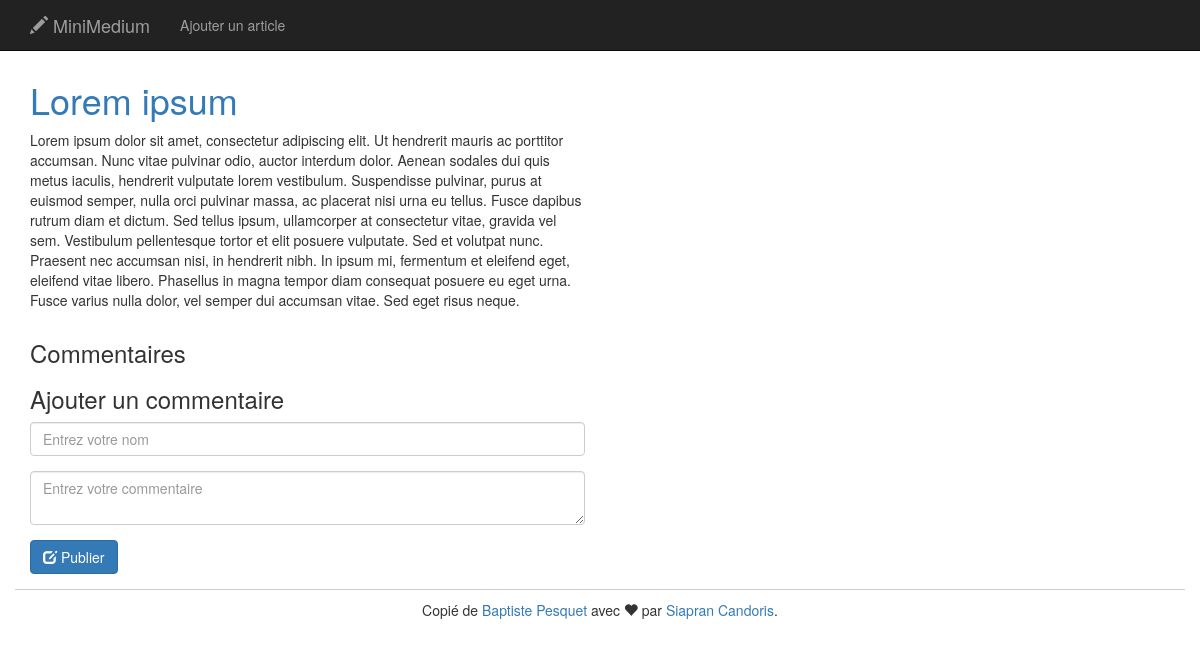
Page /article.php?id=2 on the committed database.
### tables this page shows
create table t_article (
    art_id integer not null primary key auto_increment,
    art_title varchar(100) not null,
    art_content varchar(2000) not null
);

### model/dao.php (called while the page is built, shortened)
<?php
require_once("model/article.php");
$dao = new DAO();
class DAO
{
    private $db;
    function __construct() {
        $servername = "localhost";
        $username = "minimedium_user";
        $password = "secret";
        $dbname = "minimedium";
        try {
            $this->db = new PDO("mysql:host=$servername;dbname=$dbname", $username, $password);
            $this->db->setAttribute(PDO::ATTR_ERRMODE, PDO::ERRMODE_EXCEPTION);
        }
        catch(PDOException $e)
        {
            echo "Connection failed: " . $e->getMessage();
        }
    }
    public function readArticle($art_id)
    {
        try {
            $statement = $this->db->prepare("SELECT * FROM t_article WHERE art_id=:art_id;");
            $statement->bindParam(":art_id", $art_id);
            $statement->execute();
            $res = $statement->fetchAll(PDO::FETCH_CLASS,'Article');
        } catch(PDOException $e) {
            die("PDO Error :" . $e->getMessage());
        }
        return $res[0];
    }
    public function existsArticle($art_id)
    {
        $res = $this->readArticle($art_id);
        return true;
    }
}
 ?>

### article.php (the view, shortened to what this page needs)
<!doctype html>
<html>
<?php include("./view/head.php"); ?>
<body>
    <?php include("./view/nav.php"); ?>
    <?php
    include_once("./model/dao.php");
    if (isset($_GET["id"]) && $dao->existsArticle((int) $_GET["id"])):
        $article = $dao->readArticle((int) $_GET["id"]);
        ?>
        <div class="container">
            <div class="row">
                <?php include("view/article.php") ?>
            </div>
            <h3>Commentaires</h3>
            <h3>Ajouter un commentaire</h3>
            <form class="form-horizontal" role="form" action="add_comment.php" method="post">
                <div class="form-group">
                    <div class="col-sm-6">
                        <input type="text" name="username" class="form-control" placeholder="Entrez votre nom" required autofocus>
                    </div>
                </div>
                <div class="form-group">
                    <div class="col-sm-6">
                        <textarea name="content" class="form-control" placeholder="Entrez votre commentaire" required></textarea>
                    </div>
                </div>
                <div class="form-group">
                    <div class="col-sm-4">
                        <button type="submit" class="btn btn-default btn-primary"><span class="glyphicon glyphicon-edit"></span> Publier</button>
                    </div>
                </div>
            </form>
        </div>
    <?php else: ?>
        <div class="container">
            <h1 style="text-align: center;">404</h1>
        </div>
    <?php endif; ?>
    <?php include("./view/foot.php"); ?>
</body>
</html>

### view/article.php
<div class="col-md-6">
    <h1><a class="articleTitle" href=<?php echo 'article.php?id='.$article->art_id; ?>><?php echo $article->art_title; ?></a></h1>
    <p>
        <?php echo $article->art_content ?>
    </p>
</div>

### css/style.css (style rules this page uses)
body { padding-top: 60px; }

### rows in the picture
t_article: art_title "Lorem ipsum", art_content "Lorem ipsum dolor sit amet, consectetur adipiscing elit. Ut hendrerit mauris ac porttitor accumsan. Nunc vitae pulvinar odio, auctor interdum dolor. Aenean sodales dui quis metus iaculis, hendrerit vulputate lorem vestibulum. Suspendisse pulvinar, purus at euismod semper, nulla orci pulvinar massa, ac placerat nisi urna eu tellus. Fusce dapibus rutrum diam et dictum. Sed tellus ipsum, ullamcorper at consectetur vitae, gravida vel sem. Vestibulum pellentesque tortor et elit posuere vulputate. Sed et volutpat nunc. Praesent nec accumsan nisi, in hendrerit nibh. In ipsum mi, fermentum et eleifend eget, eleifend vitae libero. Phasellus in magna tempor diam consequat posuere eu eget urna. Fusce…"
